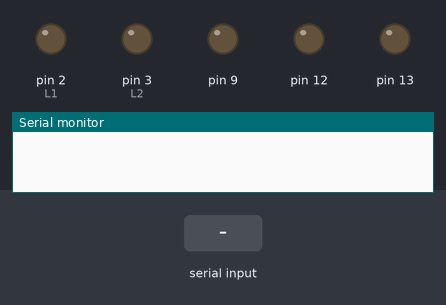
Simulated run of this sketch. Board: Arduino Uno, built with avr-gcc and run on an emulated ATmega328P. Parts: output pins drawn as LEDs (lit = HIGH), the last lines printed to the serial monitor. The inputs (shaded band) are chosen by the test bench. Pins used as bus, display or sensor lines are not drawn.

Above: at 1.2 s.
1.3 s: "F" received over the second serial link
At 1.8 s:
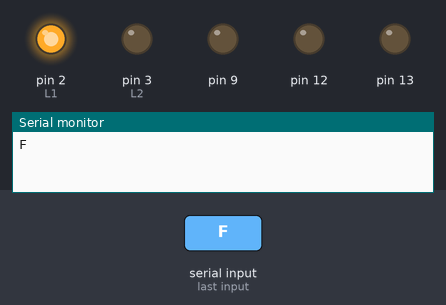
2.8 s: "B" received over the second serial link
At 4.0 s:
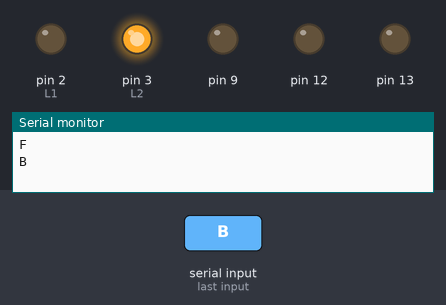
4.3 s: "R" received over the second serial link
At 5.3 s:
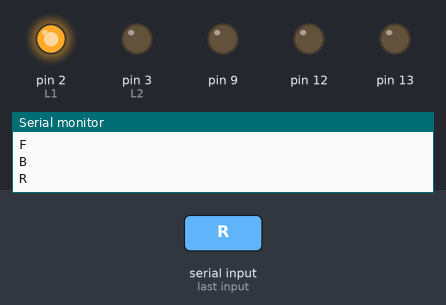
Timing chart, 0 to 7.3 s (numbered marks = the images above; inputs shaded):
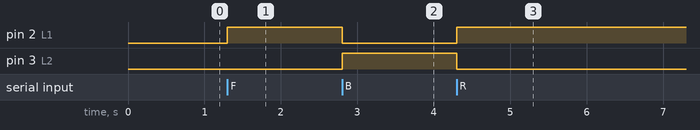

Measured:
- after the input at 1.3 s, pin 2 (L1): LOW → HIGH at once
- after the input at 2.8 s, pin 2 (L1): HIGH → LOW at once; pin 3 (L2): LOW → HIGH at once
- after the input at 4.3 s, pin 2 (L1): LOW → HIGH at once; pin 3 (L2): HIGH → LOW at once

The sketch:

Orion.ino
```cpp
#include <SoftwareSerial.h>
SoftwareSerial MyBlue(11,10);

int LED = 9;

#define R2 8
#define R1 7
#define L1 2
#define L2 3

void setup()
{
 Serial.begin(9600);
 MyBlue.begin(9600);
 pinMode(9, OUTPUT);
 pinMode (R1, OUTPUT);
 pinMode (R2, OUTPUT);
 pinMode (L1, OUTPUT);
 pinMode (L2, OUTPUT);
 pinMode (13,OUTPUT);
 pinMode (12,OUTPUT);

}

char flag = 0;

void loop()
{
while (MyBlue.available())

{
  delay (1);
   flag = MyBlue.read();


 if (flag == 'F')
 {
  forward();
 }
 else if (flag == 'B')
 {
  back();
 }

 else if (flag == 'R')
 {
  right();
 }

else if (flag == 'L')
{
  left();
}

else
stop();

 Serial.println (flag);
}
}

void back()
{
digitalWrite (L1, LOW);
digitalWrite (L2, HIGH);
digitalWrite (R2, HIGH);
digitalWrite (R1, LOW);
}

void forward()
{digitalWrite (L1, HIGH);
digitalWrite (L2, LOW);
digitalWrite (R2, LOW);
digitalWrite (R1, HIGH);
  }

void right()
{digitalWrite (L1, HIGH);
digitalWrite (L2, LOW);
digitalWrite (R2, HIGH);
digitalWrite (R1, LOW);
  }

void left()
{
digitalWrite (L1, LOW);
digitalWrite (L2, HIGH);
digitalWrite (R2, LOW);
digitalWrite (R1, HIGH);
}

void stop()
{
digitalWrite (L1, LOW);
digitalWrite (L2, LOW);
digitalWrite (R2, LOW);
digitalWrite (R1, LOW);
}
```
